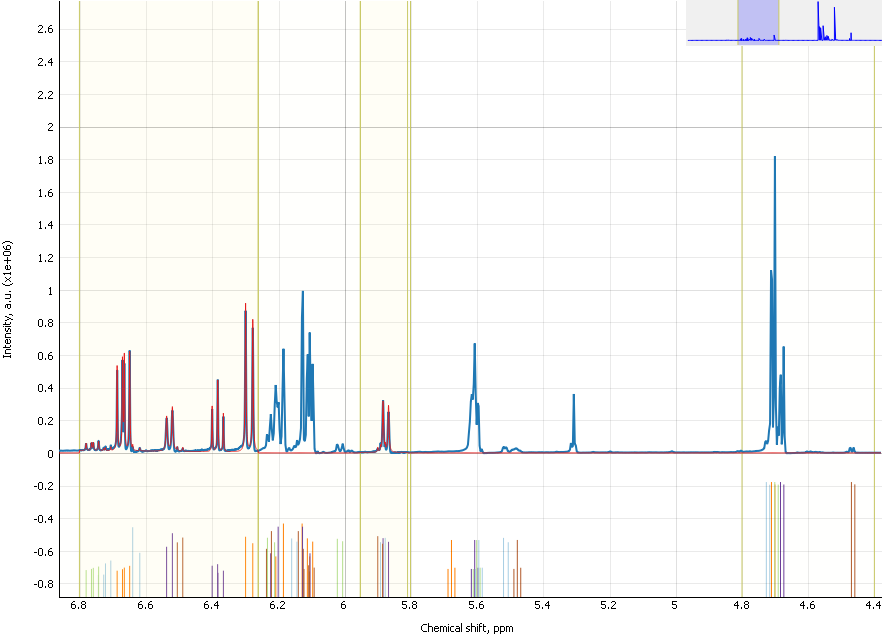
#> input picture image.png, 882 x 635 px
$ python -i proc_bl.py   (imports and definitions only)
#> lines starting #> are read from the running program, lines starting #| are printed output that depends on the picture
"""
A collection of NMR processing functions for filtering, smoothing, and
correcting spectral baselines. Taken from nmrglue. Mostly these are from the proc_bl.py package.
The functions _ps_acme_score and _ps_peak_minima_score are from nmrglue.process.proc_autophase
"""

import numpy as np
import scipy
import scipy.ndimage
import scipy.signal
from scipy.interpolate import InterpolatedUnivariateSpline
from itertools import groupby
from operator import itemgetter


# Linear (First order) baseline correction
# [112 lines left out: functions base, calc_bl_linear, cbf, cbf_explicit, not called in this run]


# Median baseline correction
def med(data, mw=24, sf=16, sigma=5.0):
    """
    Median baseline correction.
    Algorith described in: Friedrichs, M.S. JBNMR 1995 5 147-153.
    Parameters
    ----------
    data : 1D or 2D ndarray
        Array of 1D or 2D NMR data.
    mw : float
        Median window size in pts.
    sf : float
        Smooth window size in pts.
    sigma : float
        Standard-deviation of convoluted Gaussian window.
    Returns
    -------
    ndata : 1D or 2D ndarray
        NMR data with the median baseline subtracted.
    """
    if data.ndim == 1:
        data = data - calc_bl_med(data, mw, sf, sigma)
    else:
        for i, vec in enumerate(data):
            data[i] = vec - calc_bl_med(vec, mw, sf, sigma)
    return data


def calc_bl_med(x, mw, sf, sigma):
    """
    Calculate a baseline using median baseline correction.
    Algorithm described in: Friedrichs, M.S. JBNMR 1995 5 147-153
    Parameters
    ----------
    x : 1D ndarray
        One dimensional NMR data
    mw : float
        Median window size in pts.
    sf : float
        Smooth window size in pts.
    sigma : float
        Standard-deviation of convoluted Gaussian window.
    Returns
    -------
    baseline : 1D ndarray
        Baseline calculated using median baseline correction
    """
    # create extrema array (non extrema values are masked out)
    mask = x == scipy.ndimage.median_filter(x, size=3)
    mask[0] = False     # first pt always extrema
    mask[-1] = False    # last pt always extrema
    e = np.ma.masked_array(x, mask)

    # fill in the median vector
    m = scipy.ndimage.median_filter(e, mw + 1, mode="mirror")
    # using the median_filter might give slightly different results than
    # described algorithm but is MUCH faster

    # convolve with a gaussian
    g = scipy.signal.gaussian(sf, sigma)
    g = g / g.sum()
    return scipy.signal.convolve(m, g, mode='same')


# Distribution based classification method for calculation of baseline
# in 1D spectra
# [30 lines left out: functions baseline_corrector, _rolling_window, not called in this run]


def _get_sd(data, k):
    return np.std(_rolling_window(data, k), -1)


# [41 lines left out: functions _find_noise_sd, _is_signal, _get_signal_start, _get_temp_baseline, not called in this run]


def _smooth(r, w):
    return scipy.signal.medfilt(r, (2 * w + 1))


# Solvent Filter
# [220 lines left out: functions sol_general, sol_boxcar, sol_sine, sol_sine2, sol_gaussian, poly_td and 4 more, not called in this run]

>>> import cv2
>>> picture = cv2.imread('image.png', cv2.IMREAD_GRAYSCALE)
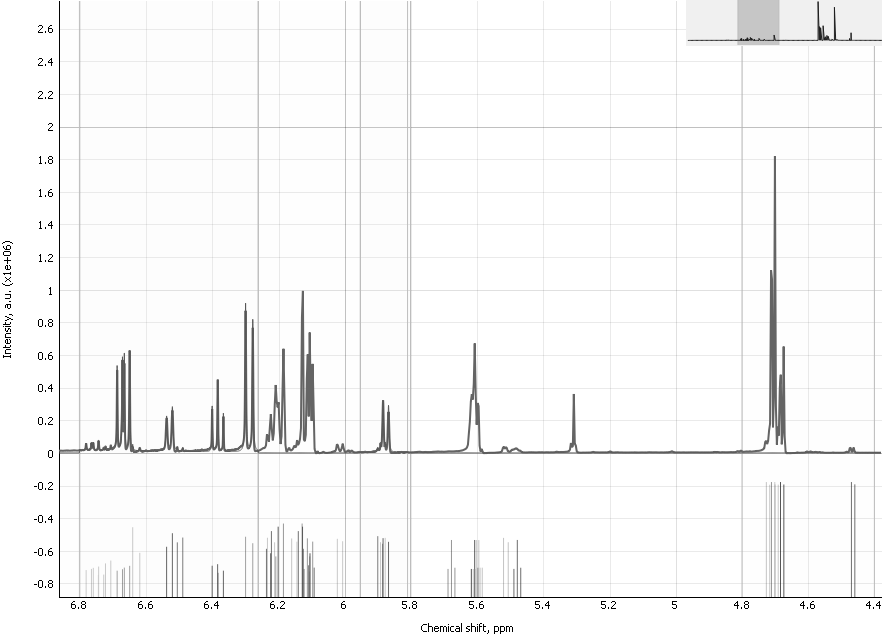
#> picture: shape (635, 882); min 0, max 255, mean 247.6
>>> result = med(picture)
#> after the loop in med, `for i, vec in enumerate(data):`:
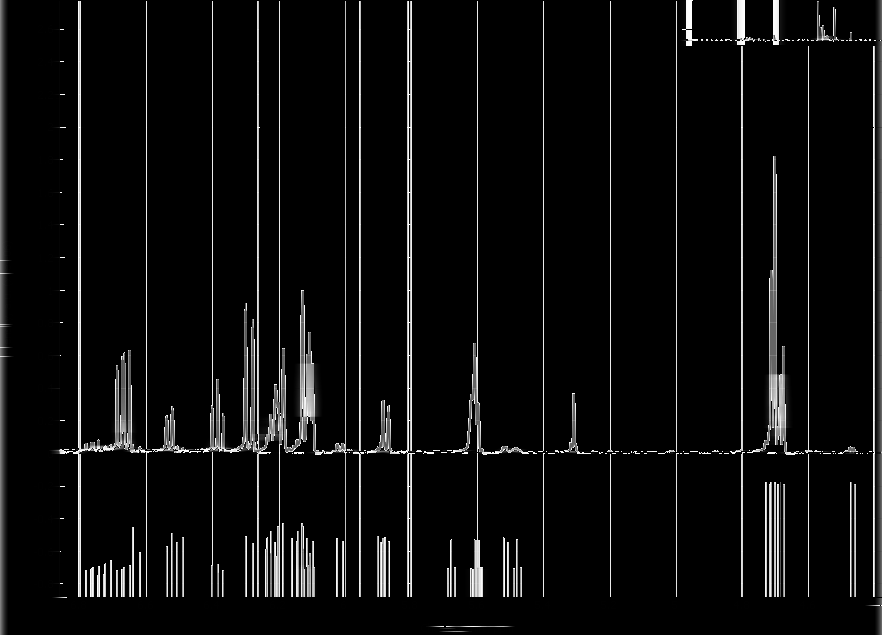
#> data: shape (635, 882); min 0, max 255, mean 12.9
